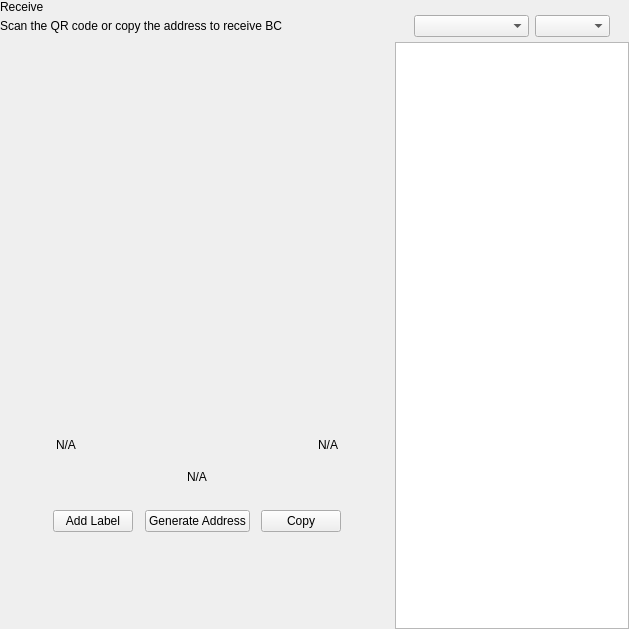
<?xml version="1.0" encoding="UTF-8"?>
<ui version="4.0">
 <class>ReceiveWidget</class>
 <widget class="QWidget" name="ReceiveWidget">
  <property name="geometry">
   <rect>
    <x>0</x>
    <y>0</y>
    <width>629</width>
    <height>629</height>
   </rect>
  </property>
  <property name="minimumSize">
   <size>
    <width>0</width>
    <height>0</height>
   </size>
  </property>
  <property name="windowTitle">
   <string>Form</string>
  </property>
  <layout class="QHBoxLayout" name="horizontalLayout_2" stretch="2,1">
   <property name="spacing">
    <number>0</number>
   </property>
   <property name="leftMargin">
    <number>0</number>
   </property>
   <property name="topMargin">
    <number>0</number>
   </property>
   <property name="rightMargin">
    <number>0</number>
   </property>
   <property name="bottomMargin">
    <number>0</number>
   </property>
   <item>
    <widget class="QWidget" name="left" native="true">
     <layout class="QVBoxLayout" name="verticalLayout_3">
      <property name="leftMargin">
       <number>0</number>
      </property>
      <property name="topMargin">
       <number>0</number>
      </property>
      <property name="rightMargin">
       <number>0</number>
      </property>
      <property name="bottomMargin">
       <number>0</number>
      </property>
      <item>
       <layout class="QVBoxLayout" name="verticalLayout_2">
        <property name="spacing">
         <number>0</number>
        </property>
        <property name="leftMargin">
         <number>0</number>
        </property>
        <item>
         <layout class="QHBoxLayout" name="horizontalLayout_3">
          <property name="spacing">
           <number>0</number>
          </property>
          <item>
           <layout class="QVBoxLayout" name="verticalLayout_4">
            <property name="spacing">
             <number>5</number>
            </property>
            <item>
             <widget class="QLabel" name="labelTitle">
              <property name="text">
               <string>Receive</string>
              </property>
             </widget>
            </item>
            <item alignment="Qt::AlignTop">
             <widget class="QLabel" name="labelSubtitle1">
              <property name="text">
               <string>Scan the QR code or copy the address to receive BC</string>
              </property>
             </widget>
            </item>
           </layout>
          </item>
          <item>
           <spacer name="horizontalSpacer">
            <property name="orientation">
             <enum>Qt::Horizontal</enum>
            </property>
            <property name="sizeHint" stdset="0">
             <size>
              <width>40</width>
              <height>20</height>
             </size>
            </property>
           </spacer>
          </item>
         </layout>
        </item>
        <item>
         <spacer name="verticalSpacer_2">
          <property name="orientation">
           <enum>Qt::Vertical</enum>
          </property>
          <property name="sizeType">
           <enum>QSizePolicy::Expanding</enum>
          </property>
          <property name="sizeHint" stdset="0">
           <size>
            <width>20</width>
            <height>50</height>
           </size>
          </property>
         </spacer>
        </item>
        <item alignment="Qt::AlignHCenter">
         <widget class="QWidget" name="layoutQR" native="true">
          <property name="maximumSize">
           <size>
            <width>510</width>
            <height>16777215</height>
           </size>
          </property>
          <layout class="QVBoxLayout" name="verticalLayoutQr">
           <item>
            <spacer name="verticalSpacer11">
             <property name="orientation">
              <enum>Qt::Vertical</enum>
             </property>
             <property name="sizeType">
              <enum>QSizePolicy::Fixed</enum>
             </property>
             <property name="sizeHint" stdset="0">
              <size>
               <width>20</width>
               <height>20</height>
              </size>
             </property>
            </spacer>
           </item>
           <item alignment="Qt::AlignHCenter">
            <widget class="QLabel" name="labelQrImg">
             <property name="minimumSize">
              <size>
               <width>260</width>
               <height>260</height>
              </size>
             </property>
             <property name="maximumSize">
              <size>
               <width>260</width>
               <height>260</height>
              </size>
             </property>
             <property name="text">
              <string/>
             </property>
             <property name="alignment">
              <set>Qt::AlignCenter</set>
             </property>
            </widget>
           </item>
           <item>
            <spacer name="verticalSpacer_21">
             <property name="orientation">
              <enum>Qt::Vertical</enum>
             </property>
             <property name="sizeType">
              <enum>QSizePolicy::Fixed</enum>
             </property>
             <property name="sizeHint" stdset="0">
              <size>
               <width>20</width>
               <height>30</height>
              </size>
             </property>
            </spacer>
           </item>
           <item>
            <widget class="QWidget" name="widget" native="true">
             <property name="minimumSize">
              <size>
               <width>0</width>
               <height>0</height>
              </size>
             </property>
             <layout class="QHBoxLayout" name="horizontalLayout_5">
              <item>
               <widget class="QLabel" name="labelLabel">
                <property name="text">
                 <string notr="true">N/A</string>
                </property>
               </widget>
              </item>
              <item>
               <spacer name="horizontalSpacer_2">
                <property name="orientation">
                 <enum>Qt::Horizontal</enum>
                </property>
                <property name="sizeHint" stdset="0">
                 <size>
                  <width>141</width>
                  <height>20</height>
                 </size>
                </property>
               </spacer>
              </item>
              <item>
               <widget class="QLabel" name="labelDate">
                <property name="text">
                 <string notr="true">N/A</string>
                </property>
                <property name="alignment">
                 <set>Qt::AlignRight|Qt::AlignTrailing|Qt::AlignVCenter</set>
                </property>
               </widget>
              </item>
             </layout>
            </widget>
           </item>
           <item>
            <widget class="QLabel" name="labelAddress">
             <property name="sizePolicy">
              <sizepolicy hsizetype="Expanding" vsizetype="Preferred">
               <horstretch>0</horstretch>
               <verstretch>0</verstretch>
              </sizepolicy>
             </property>
             <property name="minimumSize">
              <size>
               <width>300</width>
               <height>0</height>
              </size>
             </property>
             <property name="text">
              <string notr="true">N/A</string>
             </property>
             <property name="alignment">
              <set>Qt::AlignCenter</set>
             </property>
            </widget>
           </item>
           <item>
            <spacer name="verticalSpacer_4">
             <property name="orientation">
              <enum>Qt::Vertical</enum>
             </property>
             <property name="sizeType">
              <enum>QSizePolicy::Fixed</enum>
             </property>
             <property name="sizeHint" stdset="0">
              <size>
               <width>20</width>
               <height>20</height>
              </size>
             </property>
            </spacer>
           </item>
           <item>
            <layout class="QHBoxLayout" name="horizontalLayout_4">
             <item alignment="Qt::AlignHCenter">
              <widget class="QPushButton" name="pushButtonLabel">
               <property name="focusPolicy">
                <enum>Qt::NoFocus</enum>
               </property>
               <property name="text">
                <string>Add Label</string>
               </property>
              </widget>
             </item>
             <item alignment="Qt::AlignHCenter">
              <widget class="QPushButton" name="pushButtonNewAddress">
               <property name="focusPolicy">
                <enum>Qt::NoFocus</enum>
               </property>
               <property name="text">
                <string>Generate Address</string>
               </property>
              </widget>
             </item>
             <item alignment="Qt::AlignHCenter">
              <widget class="QPushButton" name="pushButtonCopy">
               <property name="focusPolicy">
                <enum>Qt::NoFocus</enum>
               </property>
               <property name="text">
                <string>Copy</string>
               </property>
              </widget>
             </item>
            </layout>
           </item>
           <item>
            <spacer name="verticalSpacer_3">
             <property name="orientation">
              <enum>Qt::Vertical</enum>
             </property>
             <property name="sizeType">
              <enum>QSizePolicy::Expanding</enum>
             </property>
             <property name="sizeHint" stdset="0">
              <size>
               <width>20</width>
               <height>20</height>
              </size>
             </property>
            </spacer>
           </item>
          </layout>
         </widget>
        </item>
        <item>
         <spacer name="verticalSpacer">
          <property name="orientation">
           <enum>Qt::Vertical</enum>
          </property>
          <property name="sizeHint" stdset="0">
           <size>
            <width>20</width>
            <height>40</height>
           </size>
          </property>
         </spacer>
        </item>
       </layout>
      </item>
     </layout>
    </widget>
   </item>
   <item>
    <widget class="QWidget" name="right" native="true">
     <layout class="QVBoxLayout" name="verticalLayout_5">
      <property name="spacing">
       <number>0</number>
      </property>
      <property name="leftMargin">
       <number>1</number>
      </property>
      <property name="topMargin">
       <number>0</number>
      </property>
      <property name="rightMargin">
       <number>0</number>
      </property>
      <property name="bottomMargin">
       <number>0</number>
      </property>
      <item>
       <layout class="QVBoxLayout" name="container_right">
        <property name="spacing">
         <number>0</number>
        </property>
        <property name="leftMargin">
         <number>0</number>
        </property>
        <property name="rightMargin">
         <number>0</number>
        </property>
        <item>
         <layout class="QVBoxLayout" name="verticalLayout">
          <property name="spacing">
           <number>6</number>
          </property>
          <property name="leftMargin">
           <number>19</number>
          </property>
          <property name="rightMargin">
           <number>19</number>
          </property>
          <item>
           <widget class="OptionButton" name="btnRequest" native="true"/>
          </item>
          <item>
           <widget class="OptionButton" name="btnMyAddresses" native="true">
            <property name="sizePolicy">
             <sizepolicy hsizetype="Preferred" vsizetype="Minimum">
              <horstretch>0</horstretch>
              <verstretch>0</verstretch>
             </sizepolicy>
            </property>
           </widget>
          </item>
         </layout>
        </item>
        <item>
         <widget class="QWidget" name="sortWidget" native="true">
          <layout class="QHBoxLayout" name="horizontalLayout_6">
           <property name="leftMargin">
            <number>19</number>
           </property>
           <property name="rightMargin">
            <number>19</number>
           </property>
           <property name="bottomMargin">
            <number>5</number>
           </property>
           <item>
            <spacer name="horizontalSpacer_3">
             <property name="orientation">
              <enum>Qt::Horizontal</enum>
             </property>
             <property name="sizeHint" stdset="0">
              <size>
               <width>40</width>
               <height>20</height>
              </size>
             </property>
            </spacer>
           </item>
           <item>
            <widget class="QComboBox" name="comboBoxSort">
             <property name="sizePolicy">
              <sizepolicy hsizetype="Preferred" vsizetype="Fixed">
               <horstretch>0</horstretch>
               <verstretch>0</verstretch>
              </sizepolicy>
             </property>
             <property name="minimumSize">
              <size>
               <width>115</width>
               <height>0</height>
              </size>
             </property>
            </widget>
           </item>
           <item>
            <widget class="QComboBox" name="comboBoxSortOrder">
             <property name="sizePolicy">
              <sizepolicy hsizetype="Preferred" vsizetype="Fixed">
               <horstretch>0</horstretch>
               <verstretch>0</verstretch>
              </sizepolicy>
             </property>
             <property name="minimumSize">
              <size>
               <width>75</width>
               <height>0</height>
              </size>
             </property>
            </widget>
           </item>
          </layout>
         </widget>
        </item>
        <item>
         <widget class="QListView" name="listViewAddress"/>
        </item>
       </layout>
      </item>
     </layout>
    </widget>
   </item>
  </layout>
 </widget>
 <customwidgets>
  <customwidget>
   <class>OptionButton</class>
   <extends>QWidget</extends>
   <header>qt/bitcrore_coin/optionbutton.h</header>
   <container>1</container>
  </customwidget>
 </customwidgets>
 <resources/>
 <connections/>
</ui>
